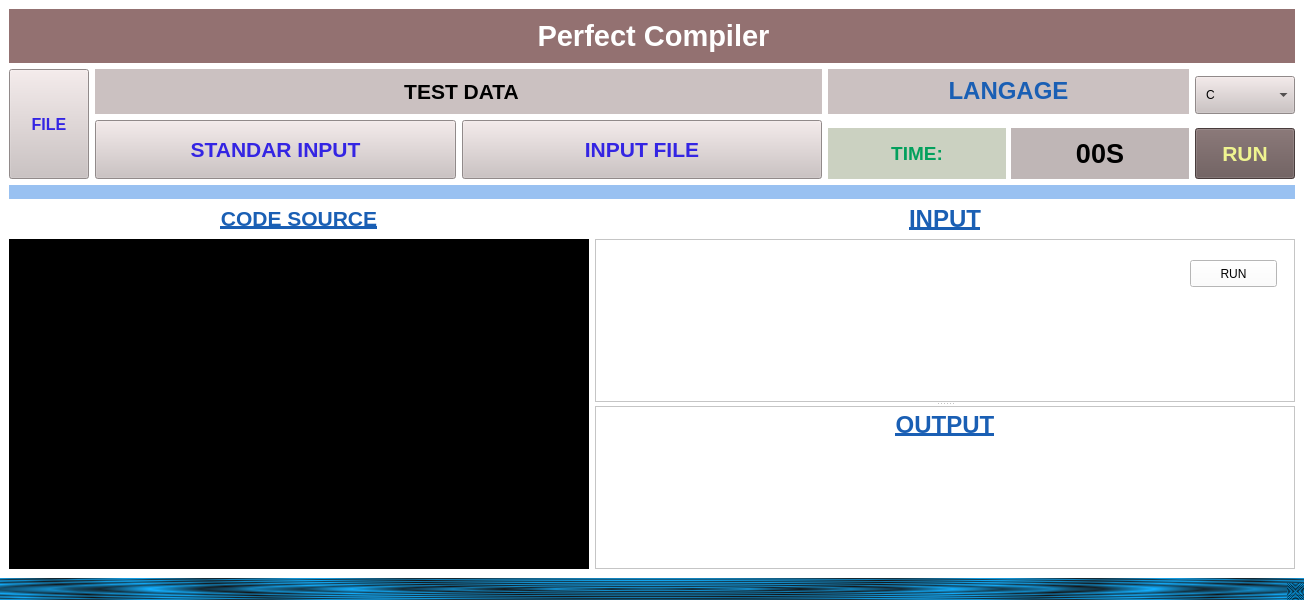
<?xml version="1.0" encoding="UTF-8"?>
<ui version="4.0">
 <class>MainWindow</class>
 <widget class="QMainWindow" name="MainWindow">
  <property name="geometry">
   <rect>
    <x>0</x>
    <y>0</y>
    <width>1304</width>
    <height>600</height>
   </rect>
  </property>
  <property name="windowTitle">
   <string>MainWindow</string>
  </property>
  <property name="styleSheet">
   <string notr="true">background-color: qradialgradient(spread:repeat, cx:0.5, cy:0.5, radius:0.077, fx:0.5, fy:0.5, stop:0 rgba(0, 169, 255, 147), stop:0.497326 rgba(0, 0, 0, 147), stop:1 rgba(0, 169, 255, 147));</string>
  </property>
  <widget class="QWidget" name="centralwidget">
   <property name="styleSheet">
    <string notr="true">background-color: rgb(255, 255, 255);</string>
   </property>
   <layout class="QGridLayout" name="gridLayout">
    <item row="0" column="0" colspan="2">
     <widget class="QLabel" name="Title">
      <property name="toolTip">
       <string>&lt;html&gt;&lt;head/&gt;&lt;body&gt;&lt;p align=&quot;center&quot;&gt;&lt;br/&gt;&lt;/p&gt;&lt;/body&gt;&lt;/html&gt;</string>
      </property>
      <property name="styleSheet">
       <string notr="true">background-color: rgb(147, 113, 113);padding:10;</string>
      </property>
      <property name="text">
       <string>&lt;html&gt;&lt;head/&gt;&lt;body&gt;&lt;p align=&quot;center&quot;&gt;&lt;span style=&quot; font-size:22pt; font-weight:600; color:#ffffff;&quot;&gt;Perfect Compiler&lt;/span&gt;&lt;/p&gt;&lt;/body&gt;&lt;/html&gt;</string>
      </property>
     </widget>
    </item>
    <item row="2" column="0" colspan="2">
     <widget class="QLabel" name="label_3">
      <property name="maximumSize">
       <size>
        <width>16777215</width>
        <height>20</height>
       </size>
      </property>
      <property name="styleSheet">
       <string notr="true">background-color: rgb(153, 193, 241);</string>
      </property>
      <property name="text">
       <string/>
      </property>
     </widget>
    </item>
    <item row="1" column="0" colspan="2">
     <layout class="QHBoxLayout" name="horizontalLayout_2">
      <item>
       <widget class="QPushButton" name="FILE_BTN">
        <property name="minimumSize">
         <size>
          <width>80</width>
          <height>110</height>
         </size>
        </property>
        <property name="maximumSize">
         <size>
          <width>80</width>
          <height>16777215</height>
         </size>
        </property>
        <property name="styleSheet">
         <string notr="true">background-color:#CBC1C1;
font-size:12pt; font-weight:600; color:#3425e3;
padding:8
</string>
        </property>
        <property name="text">
         <string>FILE</string>
        </property>
       </widget>
      </item>
      <item>
       <layout class="QGridLayout" name="gridLayout_2">
        <item row="0" column="0" colspan="2">
         <widget class="QLabel" name="label_2">
          <property name="maximumSize">
           <size>
            <width>16777215</width>
            <height>80</height>
           </size>
          </property>
          <property name="styleSheet">
           <string notr="true">background-color: #CBC1C1;
font-size:16pt; font-weight:600; color:#000000;
padding:10;</string>
          </property>
          <property name="text">
           <string>&lt;html&gt;&lt;head/&gt;&lt;body&gt;&lt;p align=&quot;center&quot;&gt;TEST DATA&lt;/p&gt;&lt;/body&gt;&lt;/html&gt;</string>
          </property>
         </widget>
        </item>
        <item row="1" column="0" rowspan="2">
         <widget class="QPushButton" name="INPUT_BTN">
          <property name="maximumSize">
           <size>
            <width>16777215</width>
            <height>60</height>
           </size>
          </property>
          <property name="toolTip">
           <string>&lt;html&gt;&lt;head/&gt;&lt;body&gt;&lt;p align=&quot;center&quot; color:#3425E3&gt;&lt;br/&gt;&lt;/p&gt;&lt;/body&gt;&lt;/html&gt;</string>
          </property>
          <property name="styleSheet">
           <string notr="true">background-color:#CBC1C1;
font-size:16pt; font-weight:600; color:#3425e3;</string>
          </property>
          <property name="text">
           <string>STANDAR INPUT</string>
          </property>
         </widget>
        </item>
        <item row="0" column="3" rowspan="2">
         <widget class="QComboBox" name="LANGAGE_CMX">
          <property name="minimumSize">
           <size>
            <width>0</width>
            <height>20</height>
           </size>
          </property>
          <property name="maximumSize">
           <size>
            <width>100</width>
            <height>16777215</height>
           </size>
          </property>
          <property name="styleSheet">
           <string notr="true">background-color:#CBC1C1;
padding:10;

</string>
          </property>
          <item>
           <property name="text">
            <string>C</string>
           </property>
          </item>
          <item>
           <property name="text">
            <string>C++</string>
           </property>
          </item>
          <item>
           <property name="text">
            <string>python2</string>
           </property>
          </item>
          <item>
           <property name="text">
            <string>python3</string>
           </property>
          </item>
          <item>
           <property name="text">
            <string>java</string>
           </property>
          </item>
         </widget>
        </item>
        <item row="1" column="1" rowspan="2">
         <widget class="QPushButton" name="INPUT_FILE_BTN">
          <property name="maximumSize">
           <size>
            <width>16777215</width>
            <height>60</height>
           </size>
          </property>
          <property name="styleSheet">
           <string notr="true">background-color:#CBC1C1;
font-size:16pt; font-weight:600; color:#3425e3;</string>
          </property>
          <property name="text">
           <string>INPUT FILE</string>
          </property>
         </widget>
        </item>
        <item row="2" column="3">
         <widget class="QPushButton" name="RUN_BTN">
          <property name="enabled">
           <bool>true</bool>
          </property>
          <property name="styleSheet">
           <string notr="true">background-color: rgb(102, 85, 85);
color:rgb(239, 244, 144);
padding:12;
font-size:16pt; font-weight:600;</string>
          </property>
          <property name="text">
           <string>RUN</string>
          </property>
         </widget>
        </item>
        <item row="0" column="2">
         <layout class="QVBoxLayout" name="verticalLayout">
          <property name="spacing">
           <number>0</number>
          </property>
          <item>
           <widget class="QLabel" name="label_4">
            <property name="minimumSize">
             <size>
              <width>0</width>
              <height>40</height>
             </size>
            </property>
            <property name="styleSheet">
             <string notr="true">background-color:#CBC1C1;
</string>
            </property>
            <property name="text">
             <string>&lt;html&gt;&lt;head/&gt;&lt;body&gt;&lt;p align=&quot;center&quot;&gt;&lt;span style=&quot; font-size:18pt; font-weight:600; color:#1a5fb4;&quot;&gt;LANGAGE&lt;/span&gt;&lt;/p&gt;&lt;/body&gt;&lt;/html&gt;</string>
            </property>
           </widget>
          </item>
         </layout>
        </item>
        <item row="2" column="2">
         <layout class="QHBoxLayout" name="horizontalLayout_3">
          <property name="spacing">
           <number>5</number>
          </property>
          <item>
           <widget class="QLabel" name="label_7">
            <property name="styleSheet">
             <string notr="true">background-color:#CBD1C1;
color: rgb(3, 160, 93);</string>
            </property>
            <property name="text">
             <string>&lt;html&gt;&lt;head/&gt;&lt;body&gt;&lt;p align=&quot;center&quot;&gt;&lt;span style=&quot; font-size:14pt; font-weight:600; color:#03a05d;&quot;&gt;TIME:&lt;/span&gt;&lt;/p&gt;&lt;/body&gt;&lt;/html&gt;</string>
            </property>
           </widget>
          </item>
          <item>
           <widget class="QLabel" name="TIM_Lb">
            <property name="styleSheet">
             <string notr="true">background-color: rgb(191, 182, 182);
background-color: rgb(191, 182, 182);
text-align: center;
font: 70 25pt &quot;DejaVu Serif&quot;;
</string>
            </property>
            <property name="text">
             <string>&lt;html&gt;&lt;head/&gt;&lt;body&gt;&lt;p align=&quot;center&quot;&gt;&lt;span style=&quot; font-size:20pt; font-weight:600;&quot;&gt;00S&lt;/span&gt;&lt;/p&gt;&lt;/body&gt;&lt;/html&gt;</string>
            </property>
           </widget>
          </item>
         </layout>
        </item>
       </layout>
      </item>
     </layout>
    </item>
    <item row="3" column="0">
     <widget class="QLabel" name="label_5">
      <property name="text">
       <string>&lt;html&gt;&lt;head/&gt;&lt;body&gt;&lt;p align=&quot;center&quot;&gt;&lt;span style=&quot; font-size:16pt; font-weight:600; text-decoration: underline; color:#1a5fb4;&quot;&gt;CODE SOURCE&lt;/span&gt;&lt;/p&gt;&lt;/body&gt;&lt;/html&gt;</string>
      </property>
     </widget>
    </item>
    <item row="3" column="1">
     <widget class="QLabel" name="label">
      <property name="text">
       <string>&lt;html&gt;&lt;head/&gt;&lt;body&gt;&lt;p align=&quot;center&quot;&gt;&lt;span style=&quot; font-size:18pt; font-weight:600; text-decoration: underline; color:#1a5fb4;&quot;&gt;INPUT&lt;/span&gt;&lt;/p&gt;&lt;/body&gt;&lt;/html&gt;</string>
      </property>
     </widget>
    </item>
    <item row="4" column="1">
     <widget class="QSplitter" name="splitter">
      <property name="orientation">
       <enum>Qt::Vertical</enum>
      </property>
      <widget class="QTextBrowser" name="INPUT_BRS">
       <property name="sizePolicy">
        <sizepolicy hsizetype="Preferred" vsizetype="Preferred">
         <horstretch>0</horstretch>
         <verstretch>0</verstretch>
        </sizepolicy>
       </property>
       <property name="minimumSize">
        <size>
         <width>700</width>
         <height>0</height>
        </size>
       </property>
       <property name="sizeIncrement">
        <size>
         <width>50</width>
         <height>0</height>
        </size>
       </property>
       <property name="html">
        <string>&lt;!DOCTYPE HTML PUBLIC &quot;-//W3C//DTD HTML 4.0//EN&quot; &quot;http://www.w3.org/TR/REC-html40/strict.dtd&quot;&gt;
&lt;html&gt;&lt;head&gt;&lt;meta name=&quot;qrichtext&quot; content=&quot;1&quot; /&gt;&lt;style type=&quot;text/css&quot;&gt;
p, li { white-space: pre-wrap; }
&lt;/style&gt;&lt;/head&gt;&lt;body style=&quot; font-family:'Cantarell'; font-size:11pt; font-weight:400; font-style:normal;&quot;&gt;
&lt;p style=&quot;-qt-paragraph-type:empty; margin-top:0px; margin-bottom:0px; margin-left:0px; margin-right:0px; -qt-block-indent:0; text-indent:0px;&quot;&gt;&lt;br /&gt;&lt;/p&gt;&lt;/body&gt;&lt;/html&gt;</string>
       </property>
      </widget>
      <widget class="QTextBrowser" name="OUTPUT_BRS">
       <property name="html">
        <string>&lt;!DOCTYPE HTML PUBLIC &quot;-//W3C//DTD HTML 4.0//EN&quot; &quot;http://www.w3.org/TR/REC-html40/strict.dtd&quot;&gt;
&lt;html&gt;&lt;head&gt;&lt;meta name=&quot;qrichtext&quot; content=&quot;1&quot; /&gt;&lt;style type=&quot;text/css&quot;&gt;
p, li { white-space: pre-wrap; }
&lt;/style&gt;&lt;/head&gt;&lt;body style=&quot; font-family:'Cantarell'; font-size:11pt; font-weight:400; font-style:normal;&quot;&gt;
&lt;p align=&quot;center&quot; style=&quot; margin-top:0px; margin-bottom:0px; margin-left:0px; margin-right:0px; -qt-block-indent:0; text-indent:0px;&quot;&gt;&lt;span style=&quot; font-size:18pt; font-weight:600; text-decoration: underline; color:#1a5fb4;&quot;&gt;OUTPUT&lt;/span&gt;&lt;/p&gt;&lt;/body&gt;&lt;/html&gt;</string>
       </property>
      </widget>
     </widget>
    </item>
    <item row="4" column="0">
     <widget class="QTextBrowser" name="CODE_BRS">
      <property name="sizePolicy">
       <sizepolicy hsizetype="MinimumExpanding" vsizetype="Expanding">
        <horstretch>0</horstretch>
        <verstretch>0</verstretch>
       </sizepolicy>
      </property>
      <property name="styleSheet">
       <string notr="true">background-color: rgb(0, 0, 0);
color: rgb(255, 255, 255);</string>
      </property>
      <property name="html">
       <string>&lt;!DOCTYPE HTML PUBLIC &quot;-//W3C//DTD HTML 4.0//EN&quot; &quot;http://www.w3.org/TR/REC-html40/strict.dtd&quot;&gt;
&lt;html&gt;&lt;head&gt;&lt;meta name=&quot;qrichtext&quot; content=&quot;1&quot; /&gt;&lt;style type=&quot;text/css&quot;&gt;
p, li { white-space: pre-wrap; }
&lt;/style&gt;&lt;/head&gt;&lt;body style=&quot; font-family:'Cantarell'; font-size:11pt; font-weight:400; font-style:normal;&quot;&gt;
&lt;p style=&quot;-qt-paragraph-type:empty; margin-top:0px; margin-bottom:0px; margin-left:0px; margin-right:0px; -qt-block-indent:0; text-indent:0px;&quot;&gt;&lt;br /&gt;&lt;/p&gt;&lt;/body&gt;&lt;/html&gt;</string>
      </property>
     </widget>
    </item>
   </layout>
   <widget class="QPushButton" name="pushButton_3">
    <property name="geometry">
     <rect>
      <x>1190</x>
      <y>260</y>
      <width>87</width>
      <height>27</height>
     </rect>
    </property>
    <property name="text">
     <string>RUN</string>
    </property>
   </widget>
  </widget>
  <widget class="QMenuBar" name="menubar">
   <property name="geometry">
    <rect>
     <x>0</x>
     <y>0</y>
     <width>1304</width>
     <height>24</height>
    </rect>
   </property>
   <property name="tabletTracking">
    <bool>false</bool>
   </property>
  </widget>
  <widget class="QStatusBar" name="statusbar"/>
 </widget>
 <resources/>
 <connections/>
</ui>
